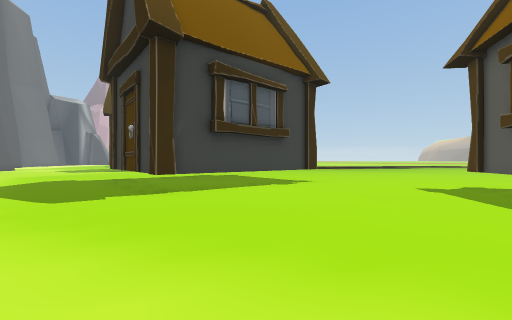
View 1 (above)

20 first-person views from a walk through a scene from a Unity 3-D project. The camera is 1.4 m above the floor, looks level and sees 90° across. The floor is counted in squares, 2 m on a side. Each view is taken from the middle of a square. On the plan, view 1 faces up. The plan holds only what a view shows up to about 9 squares ahead; the rest is blank. The place goes on beyond the plan.

View 2
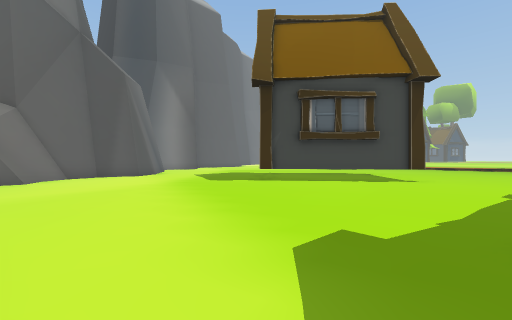

View 3
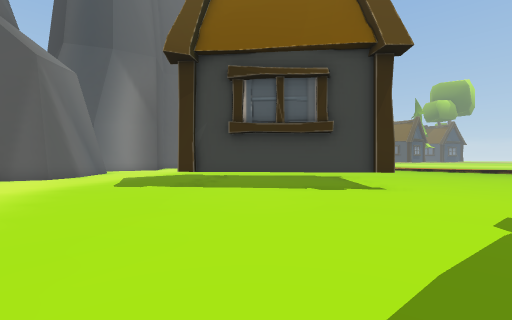

View 4
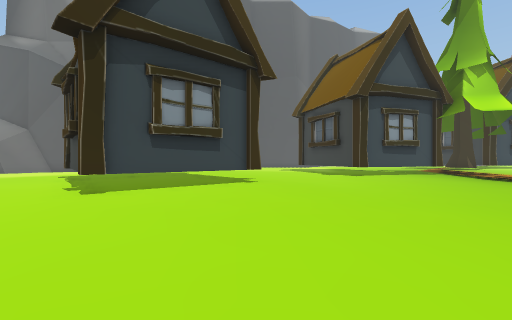

View 5
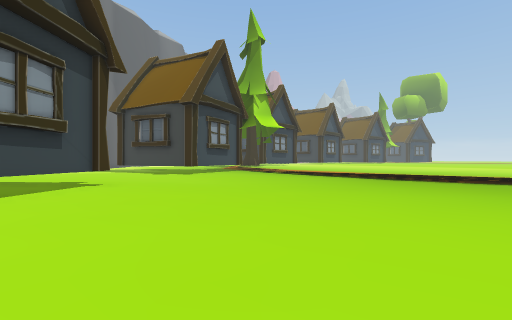

View 6
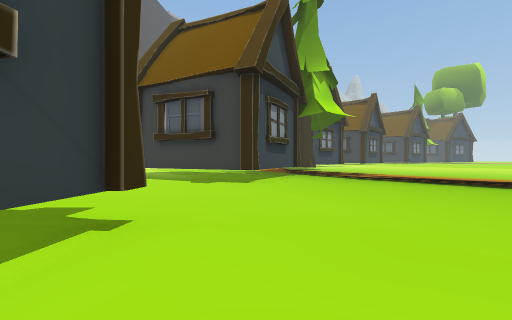

View 7
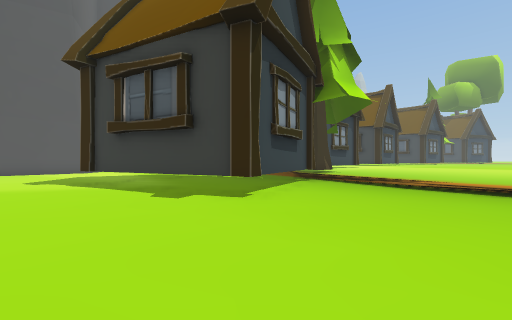

View 8
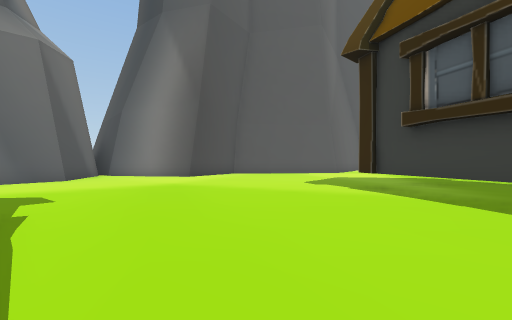

View 9
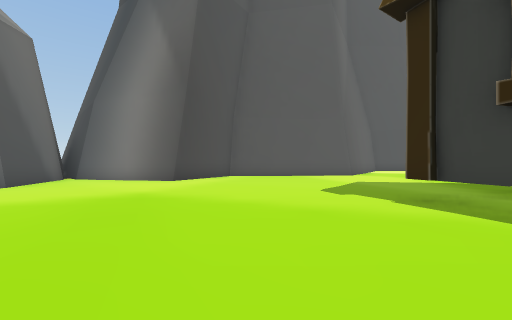

View 10
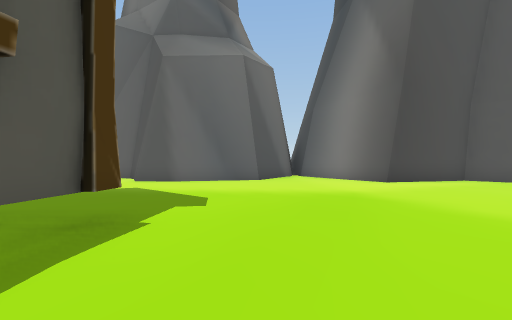

View 11
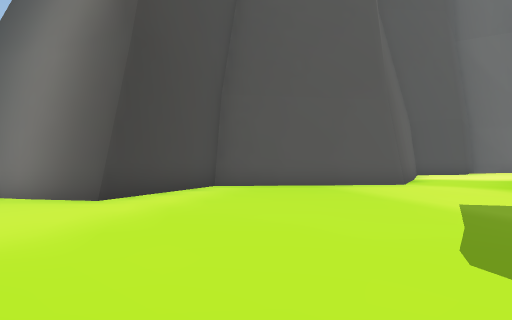

View 12
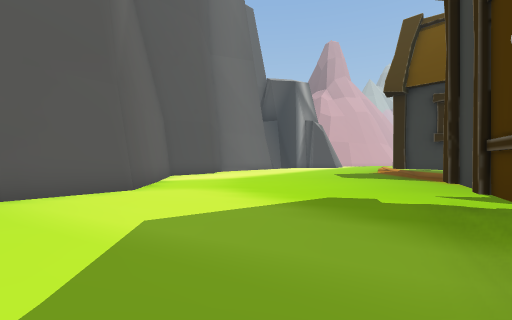

View 13
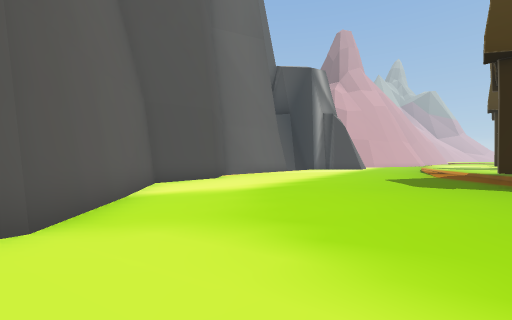

View 14
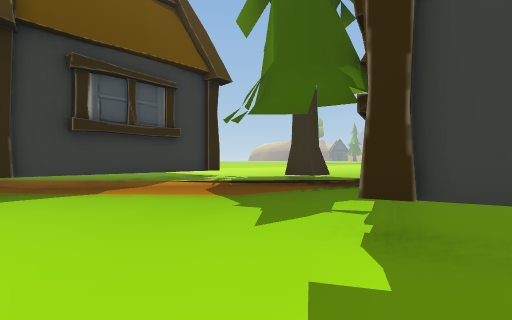

View 15
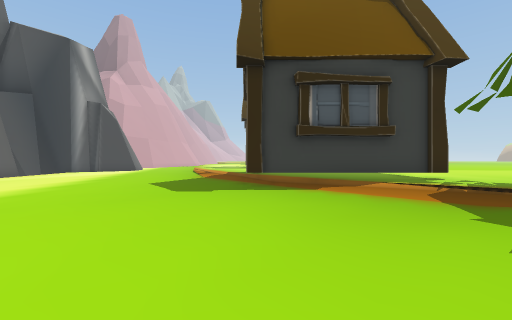

View 16
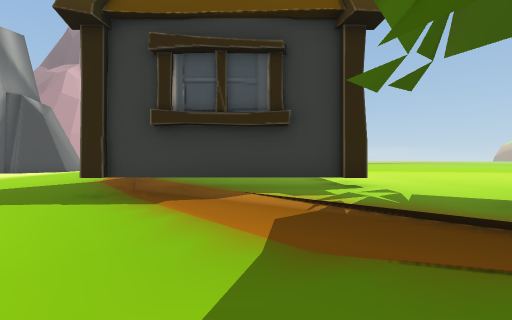

View 17
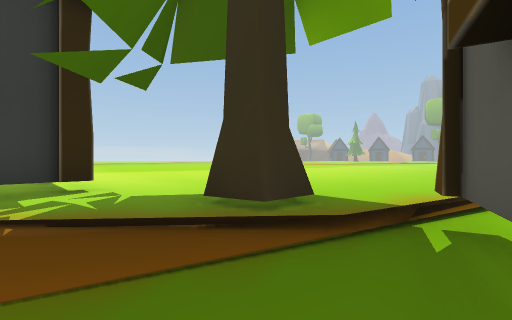

View 18
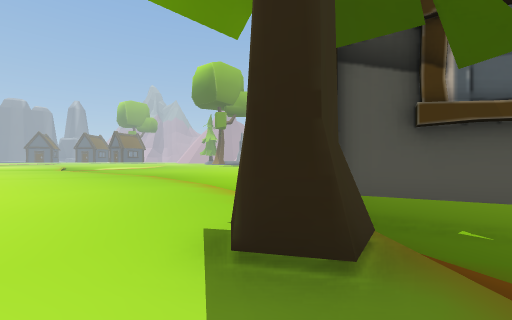

View 19
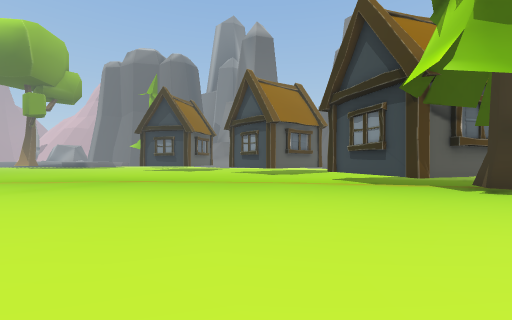

View 20
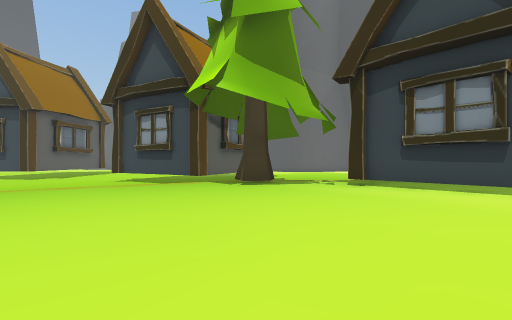

### Floor plan
Key: @ floor where view 1 was taken; # wall or solid block; . main floor; : floor 0.5 m higher than the main floor; / step, stairs or slope; H house; T tree.
Columns run from 19 left of view 1 to 7 right of it. Each row starts with its distance up from view 1.
 28   ..../     H:::::::
 27 .......     H::::::::
 26 .......     H:::::::::
 25 .......H####H::::::::::
 24  ........//::::::::::::::
 23  .........//:::::::::::::
 22 ...........//T/::::::::::::
 21 .............//::::::::::::
 20 .............##.///::::::::
 19 #........H#####......../...
 18 ##........#    H...........
 17  ###......H    #...........
 16    #......H ####...........
 15    ##......H#..............
 14     #......................
 13     #......................
 12     #.............H........
 11     #............ #H.......
 10     ##..........  ##.......
  9      ##.......H#   ##H.....
  8       #........##  ##......
  7       #.........####.....H.
  6       #..........##......#
  5       #####......H.......
  4           ##............
  3            #............
  2            #............H
  1             ............
  0             #......@....
 -1             ##..........

Where each view was taken, in squares from view 1:
view 1: 0 up, 0 right, facing up
view 2: 1 down, 4 right, facing up-left
view 3: 2 up, 4 right, facing up-left
view 4: 12 up, 7 right, facing left
view 5: 10 up, 7 right, facing up-left
view 6: 11 up, 2 right, facing up-left
view 7: 13 up, 0 right, facing up-left
view 8: 12 up, 2 left, facing left
view 9: 12 up, 4 left, facing left
view 10: 12 up, 4 left, facing down-left
view 11: 12 up, 8 left, facing left
view 12: 14 up, 9 left, facing up-left
view 13: 16 up, 12 left, facing up-left
view 14: 18 up, 12 left, facing up-right
view 15: 18 up, 12 left, facing up
view 16: 20 up, 9 left, facing up
view 17: 20 up, 8 left, facing up-right
view 18: 24 up, 7 left, facing down-right
view 19: 28 up, 0 right, facing down
view 20: 28 up, 0 right, facing down-left
